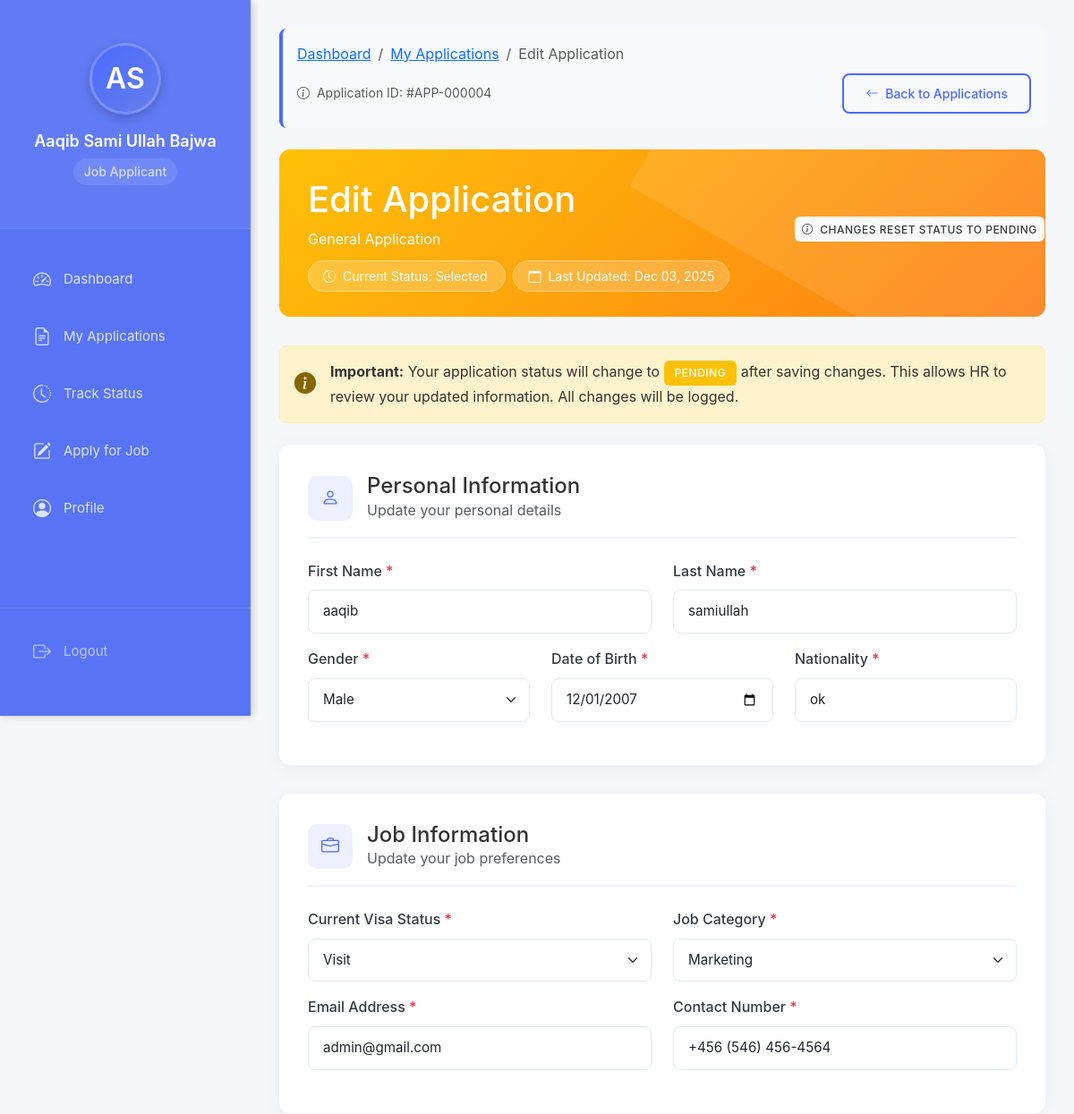
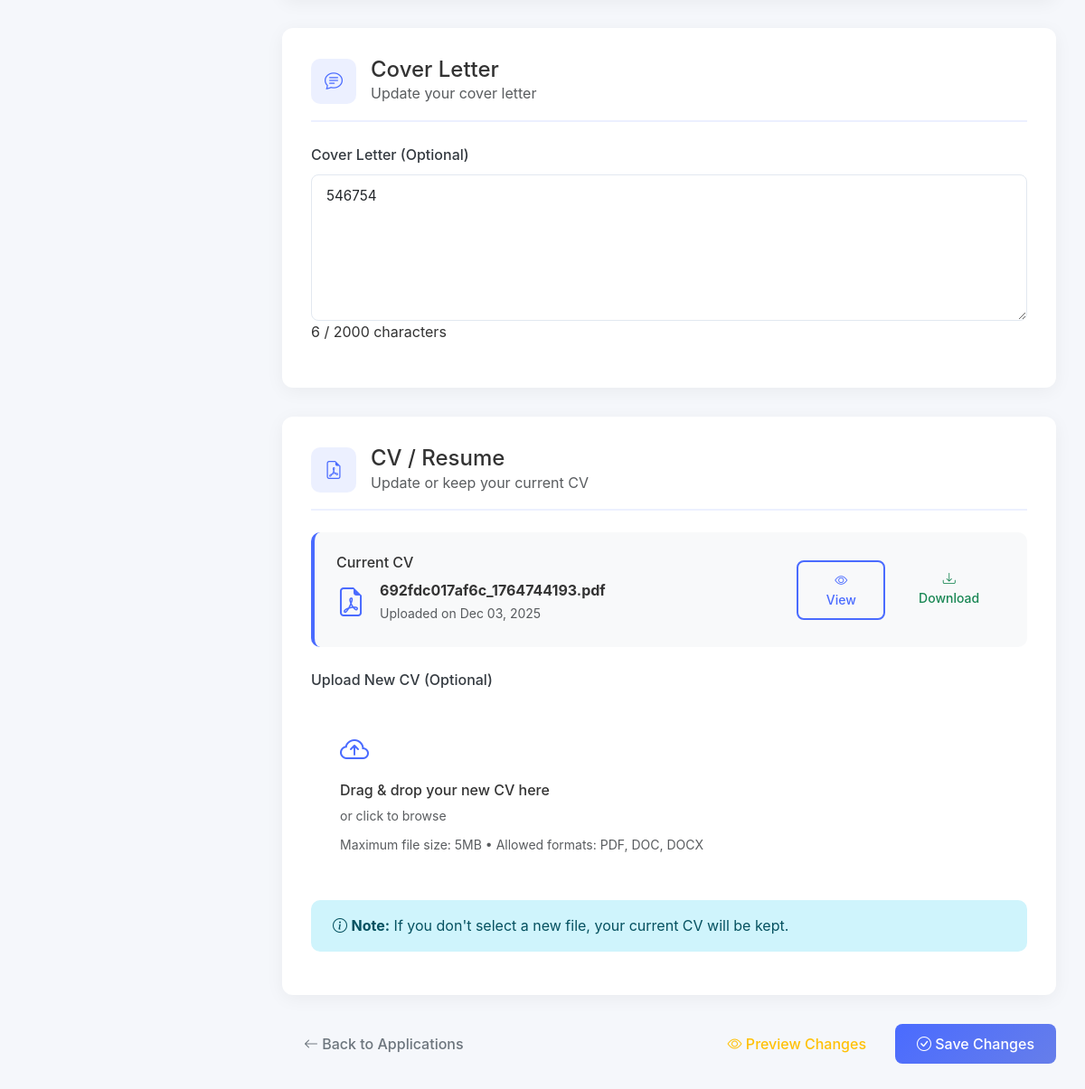
/employee/edit_application.php (signed in), run on the app's committed database (2 pictures, top to bottom).
### tables this page shows
CREATE TABLE `applications` (
  `id` int(11) NOT NULL,
  `employee_id` int(11) NOT NULL,
  `job_id` int(11) DEFAULT NULL,
  `first_name` varchar(50) NOT NULL,
  `last_name` varchar(50) NOT NULL,
  `gender` enum('Male','Female','Other') NOT NULL,
  `date_of_birth` date NOT NULL,
  `nationality` varchar(50) NOT NULL,
  `visa_status` enum('Visit','Employment') NOT NULL,
  `job_category` varchar(100) NOT NULL,
  `email` varchar(100) NOT NULL,
  `contact_number` varchar(20) NOT NULL,
  `cover_letter` text DEFAULT NULL,
  `cv_filename` varchar(255) DEFAULT NULL,
  `status` enum('Pending','Reviewed','Interview','Selected','Rejected') DEFAULT 'Pending',
  `interview_location` varchar(255) DEFAULT NULL,
  `contact_person_number` varchar(20) DEFAULT NULL,
  `created_at` timestamp NOT NULL DEFAULT current_timestamp(),
  `updated_at` timestamp NOT NULL DEFAULT current_timestamp() ON UPDATE current_timestamp()
);

### employee/edit_application.php (the view, shortened to what the rows shown need)
<?php
require_once '../config/database.php';
$application_id = isset($_GET['id']) ? intval($_GET['id']) : null;
if (!$application_id) {
    $stmt = $db->conn->prepare("SELECT id FROM applications WHERE employee_id = ? ORDER BY created_at DESC LIMIT 1");
    $stmt->execute([$_SESSION['user_id']]);
    $app = $stmt->fetch(PDO::FETCH_ASSOC);
    $application_id = $app['id'] ?? null;
}
$stmt = $db->conn->prepare("
    SELECT a.*, j.title as job_title, j.company as job_company, j.location as job_location
    FROM applications a
    LEFT JOIN job_posts j ON a.job_id = j.id
    WHERE a.id = ? AND a.employee_id = ?
");
$stmt->execute([$application_id, $_SESSION['user_id']]);
$application = $stmt->fetch(PDO::FETCH_ASSOC);
?>
<!DOCTYPE html>
<html lang="en">
<head>
    <link href="https://cdn.jsdelivr.net/npm/bootstrap@5.3.0/dist/css/bootstrap.min.css" rel="stylesheet">
    <link rel="stylesheet" href="https://cdn.jsdelivr.net/npm/bootstrap-icons@1.10.0/font/bootstrap-icons.css">
    <link rel="stylesheet" href="../assets/css/style.css">
</head>
<body>
    <div class="dashboard-container">
            <?php include 'sidebar.php'; ?>
        <div class="main-content fade-in">
            <div class="application-breadcrumb">
                <div class="d-flex justify-content-between align-items-center mt-2">
                    <small class="text-muted">
                        <i class="bi bi-info-circle me-1"></i>
                        Application ID: #APP-<?php echo str_pad($application['id'], 6, '0', STR_PAD_LEFT); ?>
                    </small>
                    <a href="application.php" class="btn btn-sm btn-outline-primary">
                        <i class="bi bi-arrow-left me-1"></i> Back to Applications
                    </a>
                </div>
            </div>
            <div class="edit-header">
                <div class="row align-items-center">
                    <div class="col-md-8">
                        <h1 class="mb-2">Edit Application</h1>
                        <div class="mt-3">
                            <span class="status-badge">
                                <i class="bi bi-clock-history me-1"></i>
                                Current Status: <?php echo $application['status']; ?>
                            </span>
                            <span class="status-badge ms-2">
                                <i class="bi bi-calendar me-1"></i>
                                Last Updated: <?php echo date('M d, Y', strtotime($application['updated_at'])); ?>
                            </span>
                        </div>
                    </div>
                </div>
            </div>
            <form method="POST" action="" enctype="multipart/form-data" id="editForm">
                <div class="form-section">
                    <div class="row">
                        <div class="col-md-6 mb-3">
                            <label for="first_name" class="form-label">First Name <span class="text-danger">*</span></label>
                            <input type="text" class="form-control" id="first_name" name="first_name"
                                   value="<?php echo htmlspecialchars($application['first_name']); ?>"
                                   required>
                        </div>
                        <div class="col-md-6 mb-3">
                            <label for="last_name" class="form-label">Last Name <span class="text-danger">*</span></label>
                            <input type="text" class="form-control" id="last_name" name="last_name"
                                   value="<?php echo htmlspecialchars($application['last_name']); ?>"
                                   required>
                        </div>
                    </div>
                    <div class="row">
                        <div class="col-md-4 mb-3">
                            <label for="gender" class="form-label">Gender <span class="text-danger">*</span></label>
                            <select class="form-select" id="gender" name="gender" required>
                                <option value="Male" <?php echo $application['gender'] === 'Male' ? 'selected' : ''; ?>>Male</option>
                            </select>
                        </div>
                        <div class="col-md-4 mb-3">
                            <label for="date_of_birth" class="form-label">Date of Birth <span class="text-danger">*</span></label>
                            <input type="date" class="form-control" id="date_of_birth" name="date_of_birth"
                                   value="<?php echo $application['date_of_birth']; ?>"
                                   required max="<?php echo date('Y-m-d', strtotime('-18 years')); ?>">
                        </div>
                        <div class="col-md-4 mb-3">
                            <label for="nationality" class="form-label">Nationality <span class="text-danger">*</span></label>
                            <input type="text" class="form-control" id="nationality" name="nationality"
                                   value="<?php echo htmlspecialchars($application['nationality']); ?>"
                                   required placeholder="e.g., American, Indian, British">
                        </div>
                    </div>
                </div>
                <div class="form-section">
                    <div class="row">
                        <div class="col-md-6 mb-3">
                            <label for="visa_status" class="form-label">Current Visa Status <span class="text-danger">*</span></label>
                            <select class="form-select" id="visa_status" name="visa_status" required>
                                <option value="Visit" <?php echo $application['visa_status'] === 'Visit' ? 'selected' : ''; ?>>Visit</option>
                            </select>
                        </div>
                        <div class="col-md-6 mb-3">
                            <label for="job_category" class="form-label">Job Category <span class="text-danger">*</span></label>
                            <select class="form-select" id="job_category" name="job_category" required>
                                <option value="Marketing" <?php echo $application['job_category'] === 'Marketing' ? 'selected' : ''; ?>>Marketing</option>
                            </select>
                        </div>
                    </div>
                    <div class="row">
                        <div class="col-md-6 mb-3">
                            <label for="email" class="form-label">Email Address <span class="text-danger">*</span></label>
                            <input type="email" class="form-control" id="email" name="email"
                                   value="<?php echo htmlspecialchars($application['email']); ?>"
                                   required>
                        </div>
                        <div class="col-md-6 mb-3">
                            <label for="contact_number" class="form-label">Contact Number <span class="text-danger">*</span></label>
                            <input type="tel" class="form-control" id="contact_number" name="contact_number"
                                   value="<?php echo htmlspecialchars($application['contact_number']); ?>"
                                   required placeholder="e.g., +1 (123) 456-7890">
                        </div>
                    </div>
                </div>
                <div class="form-section">
                    <div class="mb-3">
                        <label for="cover_letter" class="form-label">Cover Letter (Optional)</label>
                        <textarea class="form-control" id="cover_letter" name="cover_letter"
                                  rows="6" placeholder="Write your cover letter here..."><?php echo htmlspecialchars($application['cover_letter']); ?></textarea>
                        <div class="character-count">
                            <span id="charCount"><?php echo strlen($application['cover_letter'] ?? ''); ?></span> / 2000 characters
                        </div>
                    </div>
                </div>
                <div class="form-section">
                    <div class="current-cv">
                        <div class="row align-items-center">
                            <div class="col-md-8">
                                <div class="d-flex align-items-center">
                                    <div>
                                        <div class="fw-bold"><?php echo htmlspecialchars($application['cv_filename']); ?></div>
                                        <small class="text-muted">Uploaded on <?php echo date('M d, Y', strtotime($application['created_at'])); ?></small>
                                    </div>
                                </div>
                            </div>
                        </div>
                    </div>
                </div>
            </form>
        </div>
    </div>
</body>
</html>

### data on the page
applications: id "000004", status "Selected", updated_at "Dec 03, 2025", first_name "aaqib", last_name "samiullah", gender "Male", date_of_birth "12/01/2007", nationality "ok", visa_status "Visit", job_category "Marketing", email "admin@gmail.com", contact_number "+456 (546) 456-4564", cover_letter "546754", cover_letter "6", cv_filename "692fdc017af6c_1764744193.pdf", created_at "Dec 03, 2025"

### other printed values
$initials "AS"
$_SESSION['first_name'] "Aaqib"
$_SESSION['last_name'] "Sami Ullah Bajwa"
